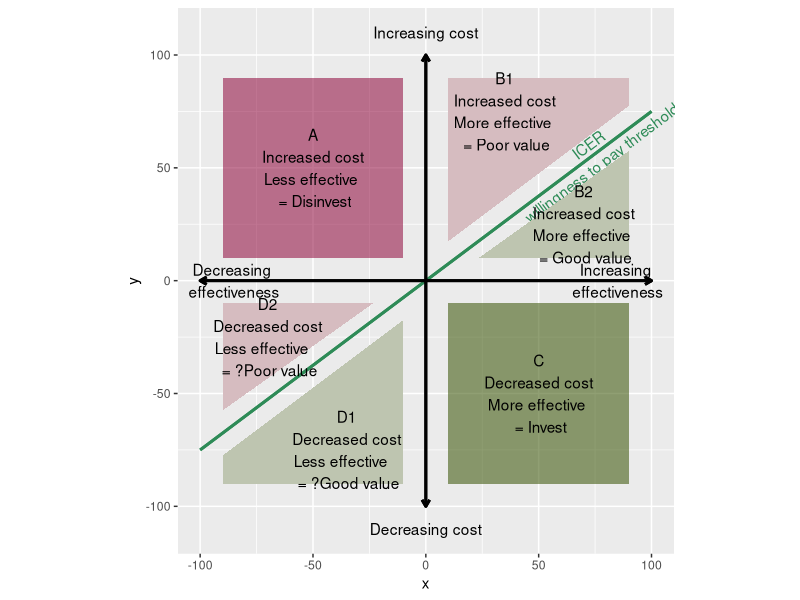

R code for this plot:
## ---- chunk 1
knitr::opts_chunk$set(echo = FALSE)

# A function for captioning and referencing images
# example: ```{r, fig.cap=paste("Your caption.")}
fig <- local({
    i <- 0
    ref <- list()
    list(
        cap=function(refName, text) {
            i <<- i + 1
            ref[[refName]] <<- i
            paste("Figure ", i, ": ", text, sep="")
        },
        ref=function(refName) {
            ref[[refName]]
        })
})

## ---- chunk 2
knitr::opts_chunk$set(
  echo = FALSE,
  fig.width = 1,
  fig.height = 1,
  fig.align = "right")
# draw cost-effectiveness plane
library(tidyverse)
library(colorspace)
  icer <- 0.75
  xmin <- -100
  xmax <- 100
  ymin <- -100
  ymax <- 100
  nudgeX <- (ymax - ymin)/20
  nudgeY <- (xmax - xmin)/20
 # labels <- data_frame(
    labsX = c(xmin + 1.5*nudgeX, xmax - 1.5*nudgeX, 0, 0)
    labsY = c(0, 0, ymin - nudgeY, ymax + nudgeY)
    labs = c("Decreasing \neffectiveness", "Increasing \neffectiveness", "Decreasing cost", "Increasing cost")
  
  icerThreshold <- data_frame(
    x = c(xmin, xmax),
    y = c(ymin*icer, ymax*icer)
  )
  
   # c("Current product better value", "Not cost-effective", "Cost-effective", "New product better value", "New product cheaper,/nbut less value"),
  
  # id = c("A", "B1", "B2", "C", "D2", "D1"),
  
  
  quadrantA <- data.frame(
    id = c("A", "A", "A", "A"),
    x = c(xmin + nudgeX,  xmin + nudgeX,  -nudgeX, -nudgeX),
    y = c(nudgeY, ymax - nudgeY, ymax - nudgeY, nudgeY),
    fillvalue = rep(c(0), 4)
  )
 
  quadrantB1 <- data.frame(
    id = c("B1", "B1", "B1", "B1"),
    x = c(nudgeX, nudgeX, xmax - nudgeX, xmax - nudgeX),
    y = c(nudgeY + icer*nudgeX, ymax - nudgeY, ymax - nudgeY, icer*(xmax - nudgeX) + nudgeY),
    fillvalue = rep(c(1), 4)
  )
  
  quadrantB2 <- data.frame(
    id = c("B2", "B2", "B2"),
    x = c(nudgeX + nudgeY/icer, xmax - nudgeX, xmax - nudgeX),
    y = c(nudgeY, nudgeY, icer*(xmax - nudgeX) - nudgeY),
    fillvalue = rep(c(2), 3)
  )

  
    quadrantC <- data.frame(
    id = c("C", "C", "C", "C"),
    x = c(nudgeX, xmax - nudgeX, xmax - nudgeX, nudgeX),
    y = c(-nudgeY, -nudgeY, ymin + nudgeY, ymin + nudgeY),
    fillvalue = rep(c(3), 4)
  )
  
    quadrantD1 <- data.frame(
      id = c("D1", "D1", "D1", "D1"),
      x = c(-nudgeX, -nudgeX, xmin + nudgeX, xmin + nudgeX),
      y = c(-nudgeY - icer*nudgeX, ymin + nudgeY, ymin + nudgeY, icer*(xmin + nudgeX) - nudgeY),
      fillvalue = rep(c(2), 4)
    )
    
    quadrantD2 <- data.frame(
      id = c("D2", "D2", "D2"),
      x = c(-nudgeX - nudgeY/icer, xmin + nudgeX, xmin + nudgeX),
      y = c(-nudgeY, - nudgeY, icer*(xmin + nudgeX) + nudgeY),
      fillvalue = rep(c(1), 3)
    )
  
  cep <- ggplot(icerThreshold, aes(x, y), width = 7, height = 7) + 
    coord_fixed(ratio = 1, xlim = NULL, ylim = NULL, expand = TRUE) +
    geom_segment(aes(x = xmin, y = xmin*icer, xend = xmax, yend = xmax*icer), size = 1, colour ="seagreen") +
    annotate("text", x = 75, y = icer*75, label = "ICER\nwillingness to pay threshold", angle = atan(icer)*180/pi, colour ="seagreen") +
    #annotate("text", x = 50, y = icer*50, label = "ICER\nwillingness to pay threshold", angle = 23, colour ="seagreen") +
    
    geom_segment(aes(x = 0, y = ymin, xend = 0, yend = ymax), arrow = arrow(ends = "both", length = unit(0.075, "inches")), size = 1) +
    geom_segment(aes(x = xmin, y = 0, xend = xmax, yend = 0), arrow = arrow(ends = "both", length = unit(0.075, "inches")), size = 1) +
    annotate("text", x = labsX, y = labsY, label = labs) +
    geom_polygon(data=quadrantA, aes(x=x, y=y, fill=fillvalue, alpha = 0.5)) +
    annotate("text", x = -50, y = 50, label = "A\nIncreased cost\nLess effective \n = Disinvest") +
  
    geom_polygon(data=quadrantB1, aes(x=x, y=y, fill=fillvalue)) +
    annotate("text", x = 35, y = 75, label = "B1\nIncreased cost\nMore effective \n = Poor value") +
    
    geom_polygon(data=quadrantB2, aes(x=x, y=y, fill=fillvalue)) +
    annotate("text", x = 70, y = 25, label = "B2\nIncreased cost\nMore effective \n = Good value") +
    
    geom_polygon(data=quadrantC, aes(x=x, y=y, fill=fillvalue, alpha =0.5)) +
    annotate("text", x = 50, y = -50, label = "C\nDecreased cost\nMore effective \n = Invest") +
    
    geom_polygon(data=quadrantD1, aes(x=x, y=y, fill=fillvalue)) +
    annotate("text", x = -35, y = -75, label = "D1\nDecreased cost\nLess effective   \n = ?Good value") +
    
    geom_polygon(data=quadrantD2, aes(x=x, y=y, fill=fillvalue)) +
    annotate("text", x = -70, y = -25, label = "D2\nDecreased cost\nLess effective   \n = ?Poor value") +
    
    
    theme(legend.position = "none") +
    scale_fill_gradientn(colours = colorspace::diverge_hcl(4, h = c(0, 100)))
  
  cep
    # setwd("/Users/michaelpower/Google Drive/GIT-project/GitHub/R-tools/Diagrams")
    # ggsave("cost-effectiveness plane.png", width = 7, height = 7, units = "in") # set the file path to where you want it to go
